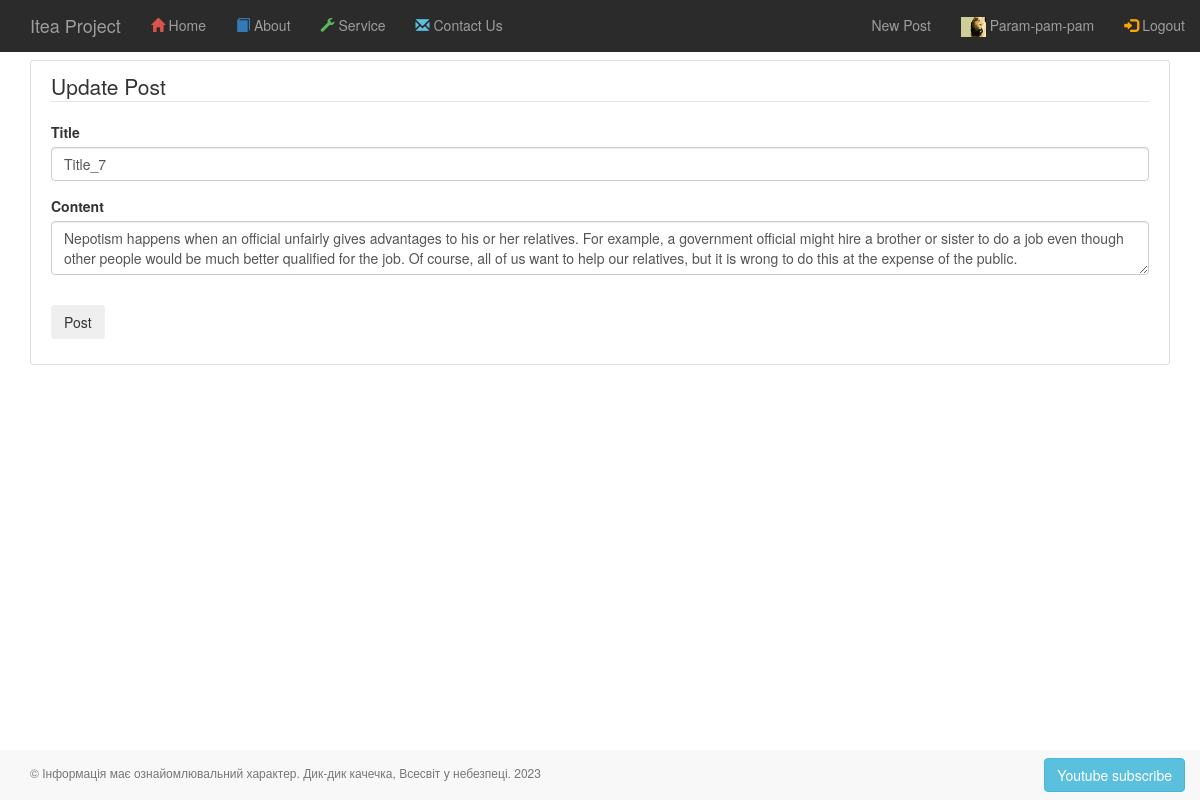
Page /posts/post/8/update (signed in) on the committed database.
### app/auth/models.py (models this page shows, shortened)
class Profile(BaseModel):
    avatar = CharField()
    info = TextField()
    city = CharField()
    age = IntegerField()

class User(BaseModel, UserMixin):
    username = CharField(max_length=100)
    email = CharField(max_length=200, unique=True, index=True)
    __password_hash = CharField(max_length=128)
    last_visit = DateTimeField(default=datetime.datetime.now)
    role = ForeignKeyField(Role, backref='users')
    profile = ForeignKeyField(Profile)
    @property
    def password(self):
        raise AttributeError('password is not a valid attribute')

class Post(BaseModel):
    title = CharField(max_length=100)
    content = TextField(default="")
    date_posted = DateTimeField(default=datetime.datetime.utcnow)
    author = ForeignKeyField(User)

### app/posts/routes.py (the view)
@posts.route("/post/<int:post_id>/update", methods=['GET', 'POST'])
@login_required
def update_post(post_id):
    posts = Post.select().where(Post.id == post_id).first()
    if not posts:
        abort(404)
    if posts.author != current_user:
        abort(403)
    form = PostForm()
    if form.validate_on_submit():
        posts.title = form.title.data
        posts.content = form.content.data
        posts.save()
        flash('Your posts has been updated!', 'success')
        return redirect(url_for('posts.post_func', post_id=posts.id))
    elif request.method == 'GET':
        form.title.data = posts.title
        form.content.data = posts.content
    return render_template('posts/create_post.html',
                           title='Update Post',
                           form=form,
                           legend='Update Post')

### app/posts/forms.py
class PostForm(FlaskForm):
    title = StringField('Title', validators=[DataRequired()])
    content = TextAreaField('Content', validators=[DataRequired()])
    submit = SubmitField('Post')

### app/auth/models.py (called while the page is built)
@login_manager.user_loader
def load_user(user_id):
    return User.select().where(User.id == user_id).first()

### app/templates/posts/create_post.html (shortened to what this page needs)
{% extends '_base.html' %}
{% block page_content %}
<div class="content-section">
    <form method="POST" action="">
        <fieldset class="form-group">
            <legend class="border-bottom mb-4">{{ legend }}</legend>
            <div class="form-group">
                {{ form.title.label(class="form-control-label") }}
                {% if form.title.errors %}
                    {{ form.title(class="form-control form-control-lg is-invalid") }}
                    <div class="invalid-feedback">
                        {% for error in form.title.errors %}
                            <span>{{ error }}</span>
                        {% endfor %}
                    </div>
                {% else %}
                    {{ form.title(class="form-control form-control-lg") }}
                {% endif %}
            </div>
            <div class="form-group">
                {{ form.content.label(class="form-control-label") }}
                {% if form.content.errors %}
                    {{ form.content(class="form-control form-control-lg is-invalid") }}
                    <div class="invalid-feedback">
                        {% for error in form.content.errors %}
                            <span>{{ error }}</span>
                        {% endfor %}
                    </div>
                {% else %}
                    {{ form.content(class="form-control form-control-lg") }}
                {% endif %}
            </div>
        </fieldset>
        <div class="form-group">
            {{ form.submit(class="btn btn-outline-info") }}
        </div>
    </form>
</div>
{% endblock page_content %}

### app/templates/nav/nav-top-bar.html (shortened to what this page needs)
<nav class="navbar-wrapper navbar-inverse navbar-fixed-top">
    <div class="container-fluid">
        <div class="navbar-header">
            <a href="/" class="navbar-brand">Itea Project</a>
        </div>
        <div class="collapse navbar-collapse navHeaderCollapse">
            <ul class="nav navbar-nav">
                <li class=""><a href="/">
                    <span id="home_menu_icon_color" class="glyphicon glyphicon-home"></span> Home</a></li>
                <li class=""><a href="{{ url_for('main.about') }}">
                    <span id="training_menu_icon_color" class="glyphicon glyphicon-book"></span> About</a>
                </li>
                <li class=""><a href="#">
                    <span id="services_menu_icon_color" class="glyphicon glyphicon-wrench"></span> Service</a>
                </li>
                <li class=""><a href="#">
                    <span id="contact_us_menu_icon_color" class="glyphicon glyphicon-envelope"></span> Contact Us</a>
                </li>
            </ul>
            <ul class="nav navbar-nav navbar-right">
                {% if current_user.is_authenticated %}
                    <li><a class="nav-item nav-link" href="{{ url_for('posts.new_post') }}">New Post</a></li>
                    <li><a href="{{ url_for('auth.account') }}">
                        <img src="{{ current_user.profile.avatar }}" alt="avatar" width="25" height="20">
                        {{ current_user.username }}
                    </a></li>
                    <li><a href="{{ url_for('auth.logout') }}">
                        <span id="login_menu_icon_color" class="glyphicon glyphicon-log-in"></span> Logout</a></li>
                {% else %}
                    <li><a href="{{ url_for('auth.register') }}">
                        <span id="sign_up_menu_icon_color" class="glyphicon glyphicon-user"></span> Register</a></li>
                    <li><a href="{{ url_for('auth.login') }}">
                        <span id="login_menu_icon_color" class="glyphicon glyphicon-log-in"></span> Login</a></li>
                {% endif %}
            </ul>
        </div>
    </div>
</nav>

### app/static/css/styles_nav_top_bar.css (style rules this page uses)
#home_menu_icon_color { color:#D9534F; }
#training_menu_icon_color { color:#337AB7; }
#services_menu_icon_color { color:#5CB85C }
#contact_us_menu_icon_color { color:#5BC0DE; }
#login_menu_icon_color { color:orange; }
.navbar-inverse { background-color: rgb(43, 43, 43); border-color: #405976; }

### app/static/css/styles_blog.css (style rules this page uses)
.content-section { background: #ffffff; padding: 10px 20px; border: 1px solid #dddddd; border-radius: 3px; margin-bottom: 20px; }

### rows in the picture
Profile: profile.avatar (picture)
User: username "Param-pam-pam"
Post: title "Title_7", content "Nepotism happens when an official unfairly gives advantages to his or her relatives. For example, a government official might hire a brother or sister to do a job even though other people would be much better qualified for the job. Of course, all of us want to help our relatives, but it is wrong to do this at the expense of the public."

### other values in the picture
{{ legend }} "Update Post"
